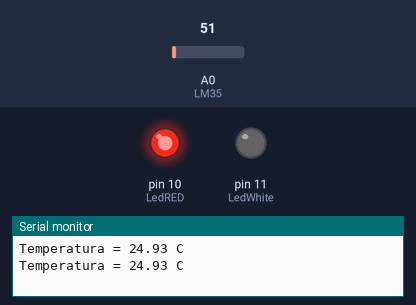
Bench run of a sketch on a simulated Arduino Uno, built with avr-gcc and run on an emulated ATmega328P. Shown: output pins drawn as LEDs (lit = HIGH), the last lines printed to the serial monitor. Inputs (shaded band) come from the test bench; at power-on: A0 (LM35) = 51.

Above: at 2.8 s.
2.9 s: A0 (LM35) set to 45
5.6 s: A0 (LM35) set to 37
At 6.9 s:
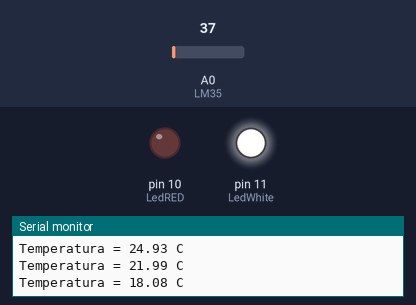
8.3 s: A0 (LM35) set to 61
At 11.2 s:
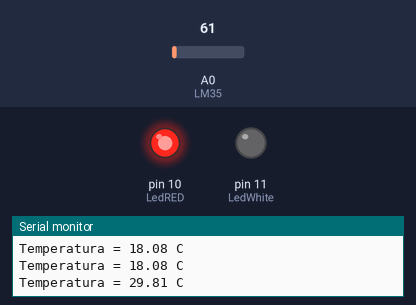
11.5 s: A0 (LM35) set to 30
At 12.7 s:
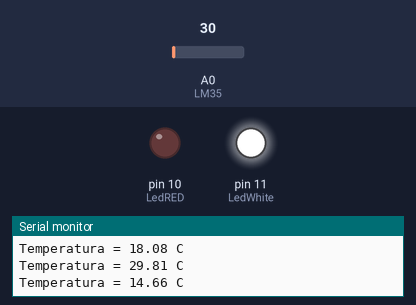
Timing chart, 0 to 14.5 s (numbered marks = the images above; inputs shaded):
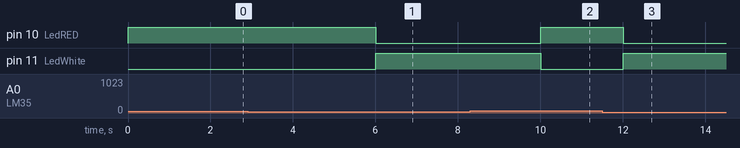

The sketch:

temp_lm35_1.ino
```cpp
/*Sensor de temperatura usando COM LED E TRANSISTOR LM35
 NOME: Augusto Fabiano Abranches
Fórmula:
0V = 0
5V = 1023
Cada grau centigrado:10mv/°C
Tensão em A0 = (valor lido em A0)*(5.0/1023)
Temp = tensão em A0 / 10mv
logo
temp=(valorlido*(5.0/1023))/0.01;
*/

int LM35 = A0; // saida do LM35.
int LedWhite = 11; // SAIDA LED: 11
int LedRED = 10; // SAIDA LED: 10
float temp; // variavel temperatura medida.
//float valorlido;

void setup()
{
 Serial.begin(9600);
	pinMode(LedWhite, OUTPUT);
	pinMode(LedRED, OUTPUT);
}

void loop()
{

    temp = (analogRead(LM35)*(5.0/1023))/0.01; //forma menos precisa.
	Serial.print("Temperatura = "); //mostra valor na tela
	Serial.print(temp);
	Serial.println(" C");

 if(temp > 20 && temp < 50){ // ºC
	digitalWrite(LedWhite, LOW); //aciona o LED
	digitalWrite(LedRED, HIGH);  //DESLIGA o led
}
else {
	digitalWrite(LedWhite, HIGH);
	digitalWrite(LedRED, LOW);
}
	delay(2000);
}
```

Measured:
- the behaviour switches between 41 and 40 on A0 (LM35) (found by bisection; images 0 and 1)
- after the input at 5.6 s, pin 10 (LedRED): HIGH → LOW after 0.40 s; pin 11 (LedWhite): LOW → HIGH after 0.40 s
- after the input at 8.3 s, pin 10 (LedRED): LOW → HIGH after 1.7 s; pin 11 (LedWhite): HIGH → LOW after 1.7 s
- after the input at 11.5 s, pin 10 (LedRED): HIGH → LOW after 0.51 s; pin 11 (LedWhite): LOW → HIGH after 0.51 s
